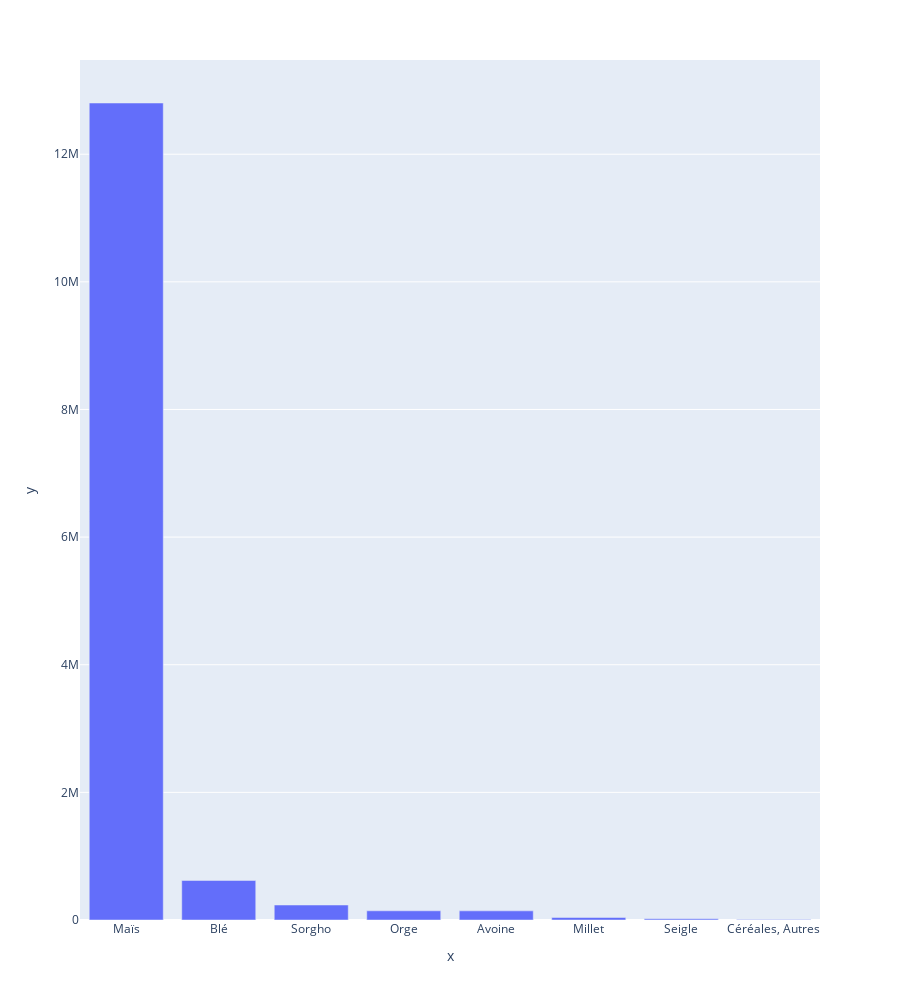

Write notebook code for a chart like this one.
### Code cell
usa.sort_values(by='Valeur_10_tonne', ascending=False, inplace=True )
fig = px.bar(x=usa.Produit, y=usa.Valeur_10_tonne, height=1000)
fig.show()

### Figure 1 — Plotly figure (JSON) as saved in the notebook; plotly's stock layout.template omitted (floating-point values rounded to 4 significant figures)
{"data": [{"alignmentgroup": "True", "hovertemplate": "x=%{x}<br>y=%{y}<extra></extra>", "legendgroup": "", "marker": {"color": "#636efa", "pattern": {"shape": ""}}, "name": "", "offsetgroup": "", "orientation": "v", "showlegend": false, "textposition": "auto", "type": "bar", "x": ["Maïs", "Blé", "Sorgho", "Orge", "Avoine", "Millet", "Seigle", "Céréales, Autres"], "xaxis": "x", "y": [12800000.0, 619600, 235100.0, 144000, 143000, 39400.0, 18400.0, 7700], "yaxis": "y"}], "layout": {"barmode": "relative", "height": 1000, "legend": {"tracegroupgap": 0}, "margin": {"t": 60}, "xaxis": {"anchor": "y", "domain": [0, 1], "title": {"text": "x"}}, "yaxis": {"anchor": "x", "domain": [0, 1], "title": {"text": "y"}}}}
